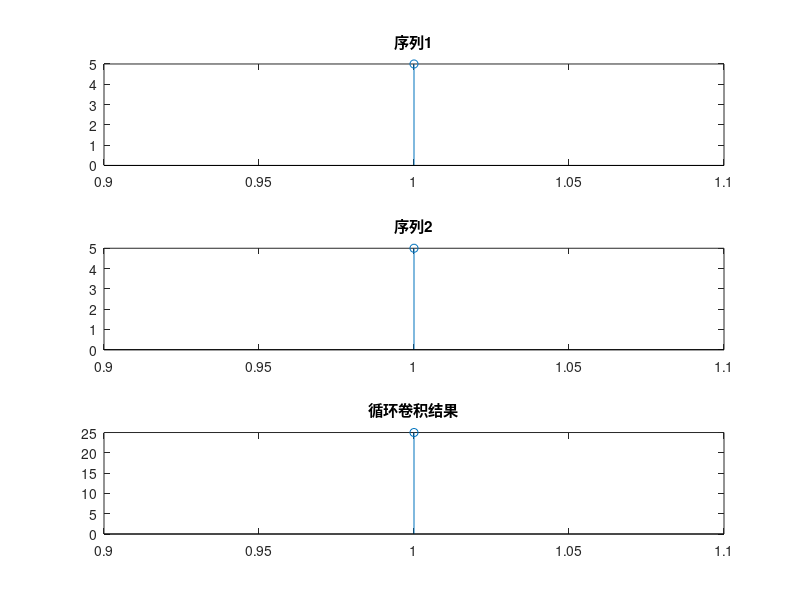

Here is the MATLAB script that generated this plot:
% 获取用户输入的两个序列
n = input('range: ' );
sequence1 = input('请输入第一个序列: ');
sequence2 = input('请输入第二个序列: ');

% 计算序列的长度
N = length(sequence1);

% 计算离散傅里叶变换
X1 = fft(sequence1);
X2 = fft(sequence2);

% 计算循环卷积
Y = ifft(X1 .* X2);

% 显示结果
disp('循环卷积结果:');
disp(Y);

% 绘制原始序列和循环卷积结果的图形
figure;
subplot(3, 1, 1);
stem(sequence1);
title('序列1');

subplot(3, 1, 2);
stem(sequence2);
title('序列2');

subplot(3, 1, 3);
stem(Y);
title('循环卷积结果');
